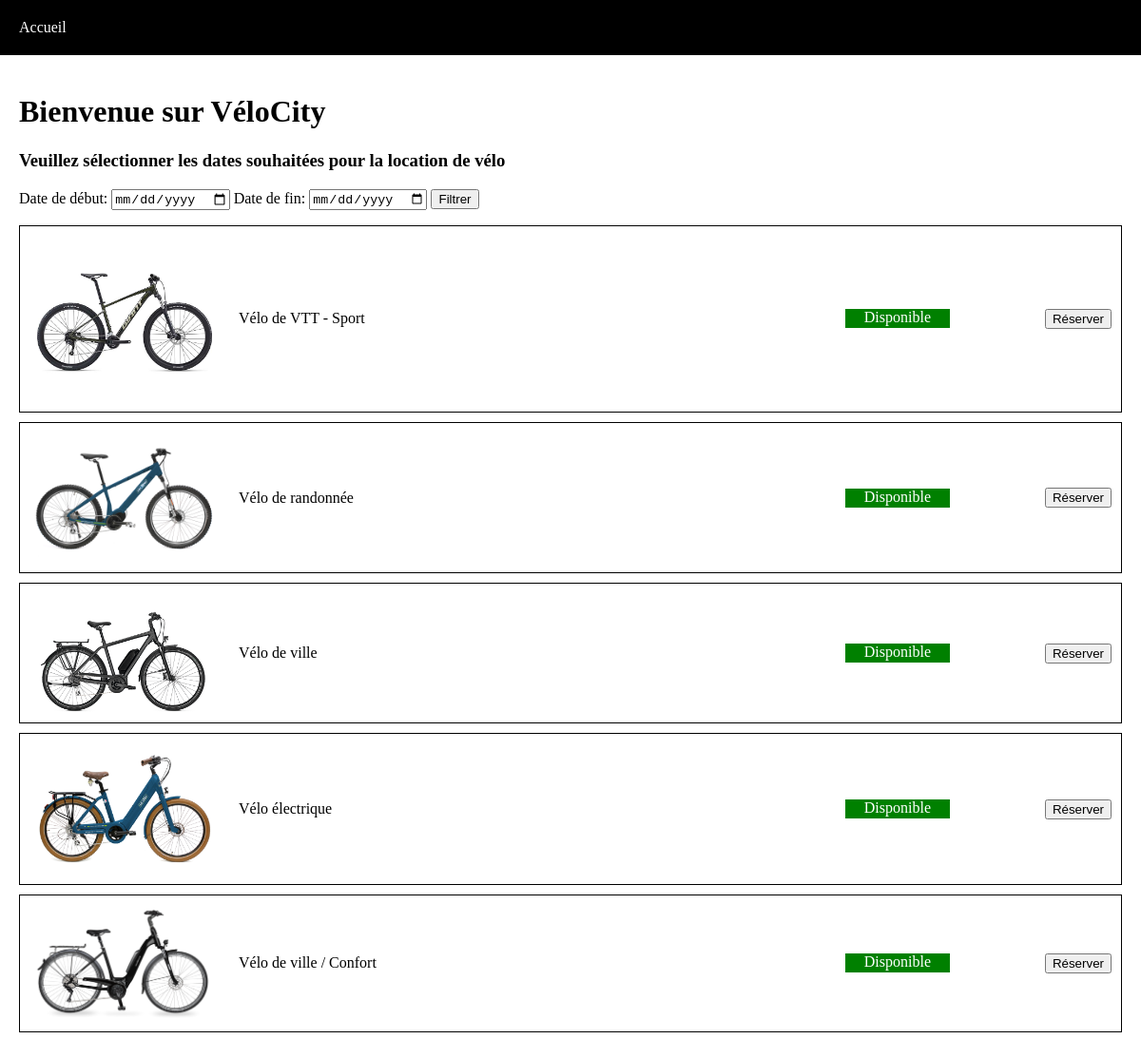
The page / on the database its author committed.
### tables this page shows
CREATE TABLE `bikes` (
  `velos_id` int(11) NOT NULL,
  `velos_nom` varchar(255) DEFAULT NULL,
  `velos_image` varchar(255) DEFAULT NULL
);

### index.php (the view, shortened to what this page needs)
<!DOCTYPE html>
<html>
<head>
</head>
<body>
<nav>
    <a href="index.php">Accueil</a>
</nav>
<div class="container">
    <h1>Bienvenue sur VéloCity</h1>
    <h3>Veuillez sélectionner les dates souhaitées pour la location de vélo</h3>
    <form action="index.php" method="get" onsubmit="return validateForm()">
        <label for="date_debut">Date de début:</label>
        <input type="date" id="date_debut" name="date_debut" value="<?php echo isset($_GET['date_debut']) ? $_GET['date_debut'] : ''; ?>" required>
        <label for="date_fin">Date de fin:</label>
        <input type="date" id="date_fin" name="date_fin" value="<?php echo isset($_GET['date_fin']) ? $_GET['date_fin'] : ''; ?>" required>
        <input type="submit" value="Filtrer">
    </form>
    <?php
    $servername = "localhost";
    $username = "root";
    $password = "root";
    $dbname = "location_velos";
    $conn = new mysqli($servername, $username, $password, $dbname);
    $date_debut = isset($_GET['date_debut']) ? $_GET['date_debut'] : '';
    $date_fin = isset($_GET['date_fin']) ? $_GET['date_fin'] : '';
    if (!empty($date_debut) && !empty($date_fin)) {
        $sql = "SELECT velos_id, velos_nom, velos_image FROM bikes";
        $availabilitySql = "SELECT velos_id FROM rentals WHERE
            (location_start_date <= '$date_fin' AND location_end_date >= '$date_debut')
            OR (location_start_date <= '$date_debut' AND location_end_date >= '$date_fin')";
                $availabilityResult = $conn->query($availabilitySql);
        $showUnavailable = isset($_GET['show_unavailable']) ? $_GET['show_unavailable'] : '';
        if ($availabilityResult->num_rows > 0 || !empty($showUnavailable)) {
            $sql .= " WHERE velos_id NOT IN (
                SELECT velos_id FROM rentals
                WHERE (location_start_date <= '$date_fin' AND location_end_date >= '$date_debut')
                OR (location_start_date <= '$date_debut' AND location_end_date >= '$date_fin')
            )";
        }
    } else {
        $sql = "SELECT velos_id, velos_nom, velos_image FROM bikes";
    }
    $result = $conn->query($sql);
    if ($result->num_rows > 0) {
        echo "<ul>";
        while($row = $result->fetch_assoc()) {
            $velo_id = $row["velos_id"];
            $velo_nom = $row["velos_nom"];
            $velo_image = $row["velos_image"];
            $availability_query = "SELECT location_end_date FROM rentals WHERE velos_id = '$velo_id' ORDER BY location_end_date DESC LIMIT 1";
            $availability_result = $conn->query($availability_query);
            if ($availability_result->num_rows > 0) {
                $availability_row = $availability_result->fetch_assoc();
                $location_end_date = $availability_row["location_end_date"];
                if ($location_end_date < $date_debut || $date_fin < date("Y-m-d")) {
                    echo "<li>";
                    echo "<img class='bike-image' src='" . $velo_image . "' alt='" . $velo_nom . "'>";
                    echo "<div class='bike-name'>" . $velo_nom . "</div>";
                    echo "<div class='availability available'>Disponible</div>";
                    echo '<form action="reserver.php" method="post" onsubmit="return validateForm()">';
                    echo '<input type="submit" value="Réserver">';
                    echo '</form>';
                    echo "</li>";
                } else {
                    echo "<li>";
                    echo "<img class='bike-image' src='" . $velo_image . "' alt='" . $velo_nom . "'>";
                    echo "<div class='bike-name'>" . $velo_nom . "</div>";
                    echo "<div class='availability unavailable'>Non disponible</div>";
                    echo "</li>";
                }
            } else {
                echo "<li>";
                echo "<img class='bike-image' src='" . $velo_image . "' alt='" . $velo_nom . "'>";
                echo "<div class='bike-name'>" . $velo_nom . "</div>";
                echo "<div class='availability available'>Disponible</div>";
                echo "</li>";
            }
        }
        echo "</ul>";
    } else {
        echo "Aucun vélo trouvé.";
    }
    ?>
</div>
</body>
</html>

### index.php (style rules this page uses)
img.bike-image { max-width: 200px; max-height: 200px; }
ul { list-style-type: none; padding: 0; }
li { border: 1px solid #000; display: flex; align-items: center; justify-content: space-between; padding: 10px; margin-bottom: 10px; }
.bike-name { flex-grow: 1; margin-left: 20px; }
.availability { width: 20px; height: 20px; margin-left: 10px; }
.availability.available { background-color: green; margin-right: 100px; width: 110px; color: white; text-align: center; }
nav { background-color: black; color: white; padding: 20px; }
nav a { color: white; text-decoration: none; margin-right: 10px; }
.container { padding: 20px; }
body { padding: 0; margin: 0; }

### rows shown on the page
bikes: velos_image (picture), velos_nom "Vélo de VTT - Sport"
bikes: velos_image (picture), velos_nom "Vélo de randonnée"
bikes: velos_image (picture), velos_nom "Vélo de ville"
bikes: velos_image (picture), velos_nom "Vélo électrique"
bikes: velos_image (picture), velos_nom "Vélo de ville / Confort"
